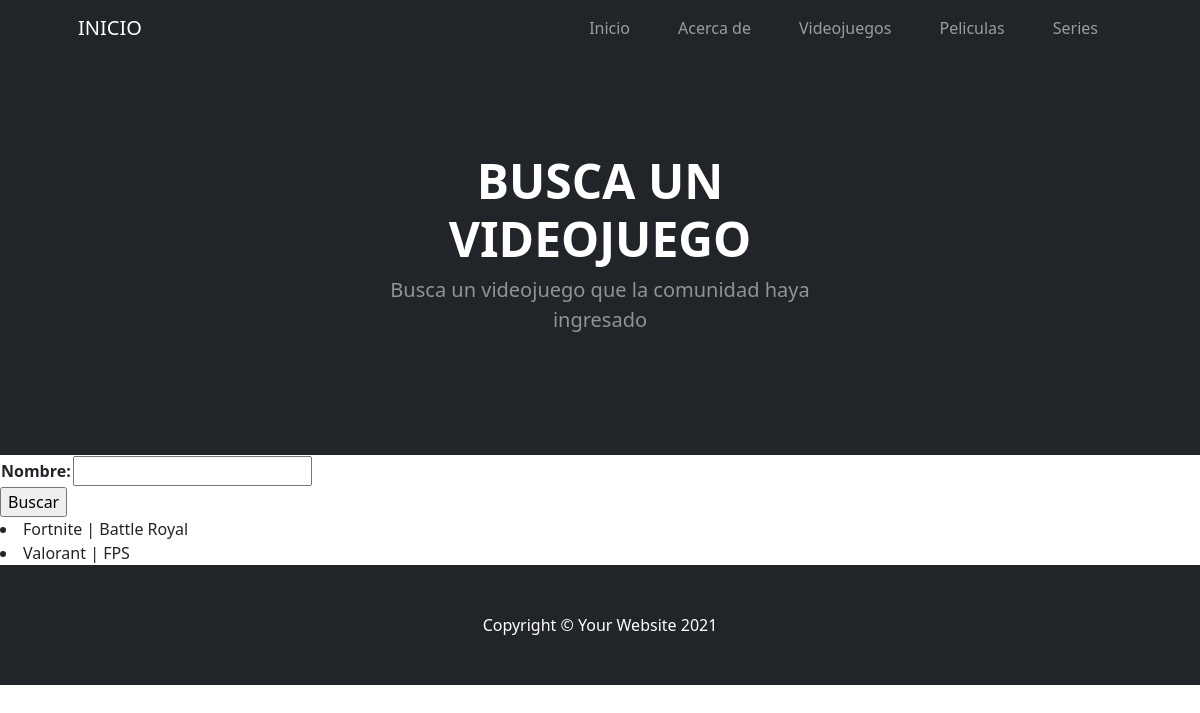
Before: /entretenimiento/videojuegos/lista with the older database file.
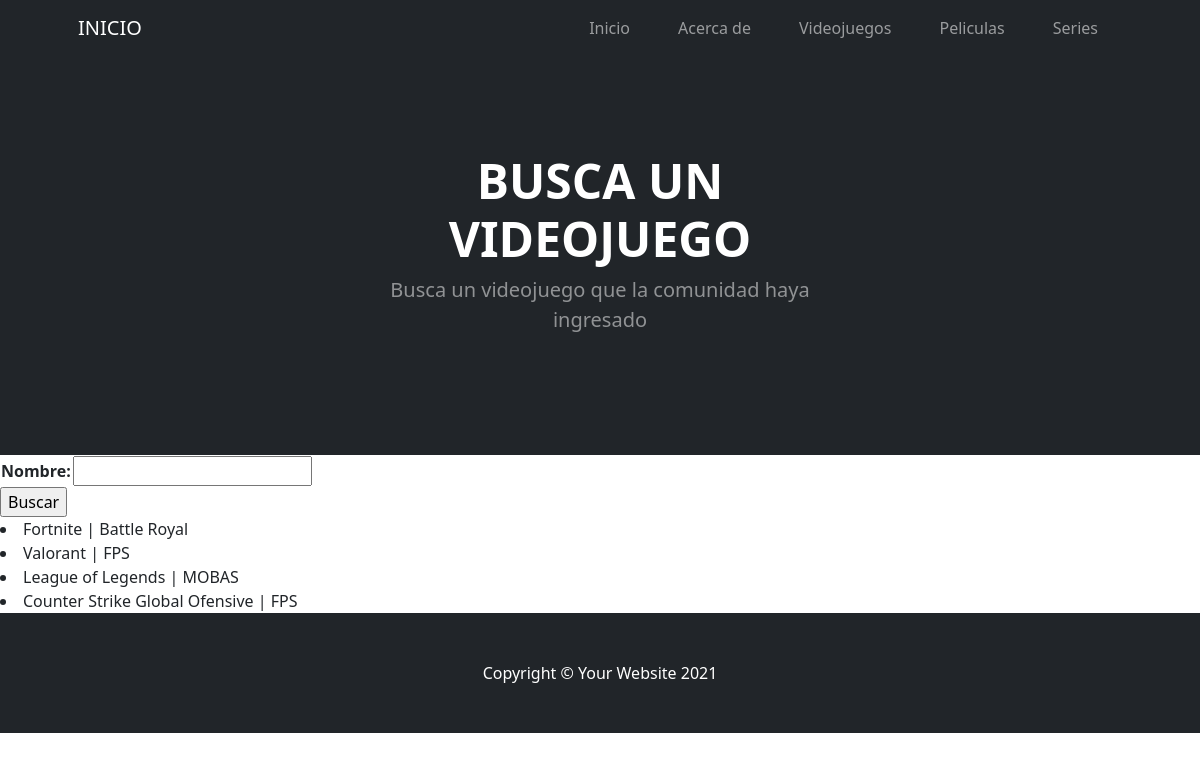
After: the same page with the newer database file.
### entretenimiento/models.py (models this page shows)
class VideoJuegos(models.Model):
    nombre = models.CharField(max_length=40)
    genero = models.CharField(max_length=20)
    divertido = models.BooleanField()
    def __str__(self):
        return f'{self.nombre}'

### entretenimiento/views.py (the view)
# urls.py: path('videojuegos/lista', views.lista_videojuegos, name='lista_videojuegos'),
def lista_videojuegos(request):
    nombre_a_buscar = request.GET.get('nombre', None)
    if nombre_a_buscar is not None:
        videojuegos = VideoJuegos.objects.filter(nombre__icontains = nombre_a_buscar)
    else:
        videojuegos = VideoJuegos.objects.all()
    form = VideoJuegosBusqueda()
    return render(request, 'entretenimiento/lista_videojuegos.html', {'form': form, 'videojuegos': videojuegos})

### entretenimiento/forms.py
class VideoJuegosBusqueda(forms.Form):
    nombre = forms.CharField(max_length=40)

### entretenimiento/templates/entretenimiento/lista_videojuegos.html (shortened to what this page needs)
{% extends 'index/index.html' %}
{% block header_block %}
        <header class="bg-dark py-5">
            <div class="container px-5">
                <div class="row gx-5 justify-content-center">
                    <div class="col-lg-6">
                        <div class="text-center my-5">
                            {% block header_text_block %}
                                <h1 class="display-5 fw-bolder text-white mb-2">BUSCA UN VIDEOJUEGO</h1>
                            {% endblock header_text_block %}
                            <p class="lead text-white-50 mb-4">Busca un videojuego que la comunidad haya ingresado</p>
                        </div>
                    </div>
                </div>
            </div>
        </header>
{% endblock header_block %}
{% block body_block %}
    <form action={% url 'lista_videojuegos' %} method='get'>
        <table>
            {{form.as_table}}
        </table>
        <input type="submit" value='Buscar'>
    </form>
    {% for videojuego in videojuegos %}
        <li>{{videojuego}} | {{videojuego.genero}}</li>
    {% endfor %}
{% endblock body_block %}

### index/templates/index/index.html (shortened to what this page needs)
<!DOCTYPE html>
<html lang="en">
    <head>
        {% load static %}
        <link href="https://cdn.jsdelivr.net/npm/bootstrap-icons@1.4.1/font/bootstrap-icons.css" rel="stylesheet" />
        <link href={% static 'css/styles.css' %} rel="stylesheet" />
    </head>
    <body>
        <nav class="navbar navbar-expand-lg navbar-dark bg-dark">
            <div class="container px-5">
                <a class="navbar-brand" href="#!">INICIO</a>
                <div class="collapse navbar-collapse" id="navbarSupportedContent">
                    <ul class="navbar-nav ms-auto mb-2 mb-lg-0">
                        <li class="nav-item"><a class="nav-link" href={% url 'index' %}>Inicio</a></li>
                        <li class="nav-item"><a class="nav-link" href={% url 'about' %}>Acerca de</a></li>
                        <li class="nav-item"><a class="nav-link" href={% url 'videojuego' %}>Videojuegos</a></li>
                        <li class="nav-item"><a class="nav-link" href={% url 'pelicula' %}>Peliculas</a></li>
                        <li class="nav-item"><a class="nav-link" href={% url 'serie' %}>Series</a></li>
                    </ul>
                </div>
            </div>
        </nav>
        {% block header_block %}{% endblock header_block %}
        {% block body_block %}{% endblock body_block %}
        <footer class="py-5 bg-dark">
            <div class="container px-5"><p class="m-0 text-center text-white">Copyright &copy; Your Website 2021</p></div>
        </footer>
    </body>
</html>

Changed rows visible on the page:
added VideoJuegos: nombre "League of Legends", genero "MOBAS"
added VideoJuegos: nombre "Counter Strike Global Ofensive", genero "FPS"
